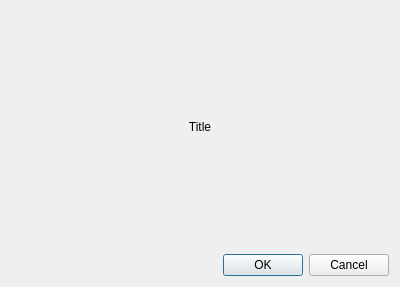
<?xml version="1.0" encoding="UTF-8"?>
<ui version="4.0">
 <class>CDlgUserPassword</class>
 <widget class="QDialog" name="CDlgUserPassword">
  <property name="geometry">
   <rect>
    <x>0</x>
    <y>0</y>
    <width>400</width>
    <height>287</height>
   </rect>
  </property>
  <property name="windowTitle">
   <string>Dialog</string>
  </property>
  <layout class="QGridLayout" name="gridLayout">
   <item row="3" column="0">
    <spacer name="verticalSpacer">
     <property name="orientation">
      <enum>Qt::Orientation::Vertical</enum>
     </property>
     <property name="sizeHint" stdset="0">
      <size>
       <width>20</width>
       <height>40</height>
      </size>
     </property>
    </spacer>
   </item>
   <item row="1" column="0">
    <layout class="QVBoxLayout" name="verticalLayout">
     <item>
      <widget class="QLabel" name="lbText">
       <property name="text">
        <string>Title</string>
       </property>
       <property name="scaledContents">
        <bool>false</bool>
       </property>
       <property name="alignment">
        <set>Qt::AlignmentFlag::AlignCenter</set>
       </property>
      </widget>
     </item>
    </layout>
   </item>
   <item row="0" column="0">
    <spacer name="verticalSpacer_2">
     <property name="orientation">
      <enum>Qt::Orientation::Vertical</enum>
     </property>
     <property name="sizeHint" stdset="0">
      <size>
       <width>20</width>
       <height>40</height>
      </size>
     </property>
    </spacer>
   </item>
   <item row="5" column="0">
    <widget class="QDialogButtonBox" name="buttonBox">
     <property name="orientation">
      <enum>Qt::Orientation::Horizontal</enum>
     </property>
     <property name="standardButtons">
      <set>QDialogButtonBox::StandardButton::Cancel|QDialogButtonBox::StandardButton::Ok</set>
     </property>
    </widget>
   </item>
   <item row="2" column="0">
    <widget class="CParameterUserUI" name="wUser" native="true"/>
   </item>
  </layout>
 </widget>
 <customwidgets>
  <customwidget>
   <class>CParameterUserUI</class>
   <extends>QWidget</extends>
   <header location="global">ParameterUserUI.h</header>
   <container>1</container>
  </customwidget>
 </customwidgets>
 <resources/>
 <connections>
  <connection>
   <sender>buttonBox</sender>
   <signal>accepted()</signal>
   <receiver>CDlgUserPassword</receiver>
   <slot>accept()</slot>
   <hints>
    <hint type="sourcelabel">
     <x>248</x>
     <y>254</y>
    </hint>
    <hint type="destinationlabel">
     <x>157</x>
     <y>274</y>
    </hint>
   </hints>
  </connection>
  <connection>
   <sender>buttonBox</sender>
   <signal>rejected()</signal>
   <receiver>CDlgUserPassword</receiver>
   <slot>reject()</slot>
   <hints>
    <hint type="sourcelabel">
     <x>316</x>
     <y>260</y>
    </hint>
    <hint type="destinationlabel">
     <x>286</x>
     <y>274</y>
    </hint>
   </hints>
  </connection>
 </connections>
</ui>
